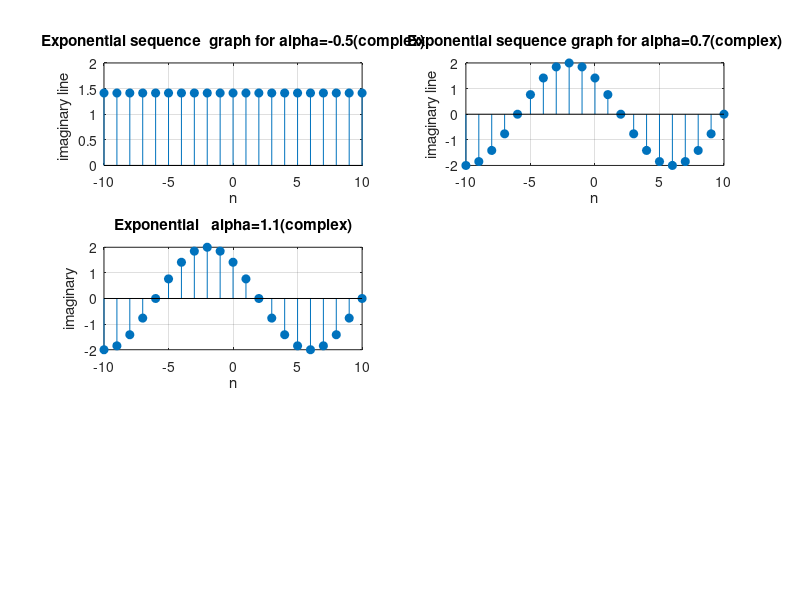

Source code (MATLAB):
%Task 2
clc
clear all
%for Complex Equation Graph

A = 2;
n = -10:10;
alpha=1.1;
w=(15*pi)/8;
theta=pi/4;
alpha=-0.5;
%for w=0 or w = 2*pi 
w=0;
theta=pi/4;
x=abs(A)*cos(w*n+theta)+1j*abs(A)*sin(w*n+theta);
subplot(3,2,1);
stem(n,real(x),'filled');
title('Exponential sequence  graph for alpha=-0.5(complex)');
xlabel('n')
ylabel('imaginary line ');
grid on;

alpha=0.7;
%for w = pi/8 or w = 15*pi/8
w=pi/8;
theta=pi/4;
x=abs(A)*cos(w*n+theta)+1j*abs(A)*sin(w*n+theta);
subplot(3,2,2);
stem(n,real(x),'filled');
title('Exponential sequence graph for alpha=0.7(complex)');
xlabel('n')
ylabel('imaginary line');
grid on;

x=abs(A) * cos(w*n+theta) + 1j* abs(A) * sin(w*n+theta);
subplot(3,2,3);
stem(n,real(x),'filled');
title('Exponential   alpha=1.1(complex)');
xlabel('n')
ylabel('imaginary');
grid on;

